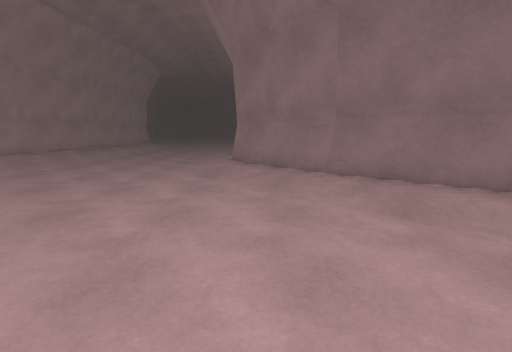
[1] (above)

19 first-person views from a walk through a Unity game level. The camera is 1.4 m above the floor, tilts 10° down and sees 90° across. The floor is counted in squares, 1 m on a side. Each view is taken from the middle of a square. On the plan, view 1 faces up. The plan holds only what a view shows up to about 13 squares ahead; the rest is blank. The place goes on beyond the plan. The player is left out.

[2]
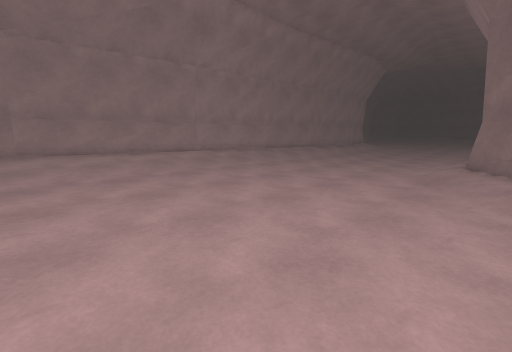

[3]
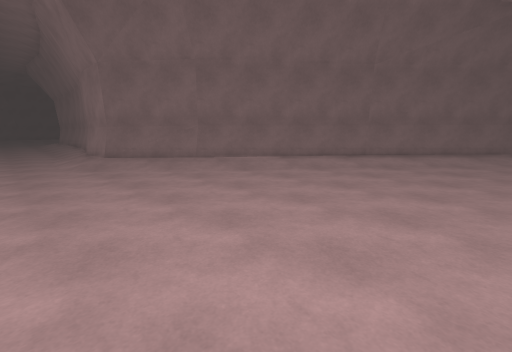

[4]
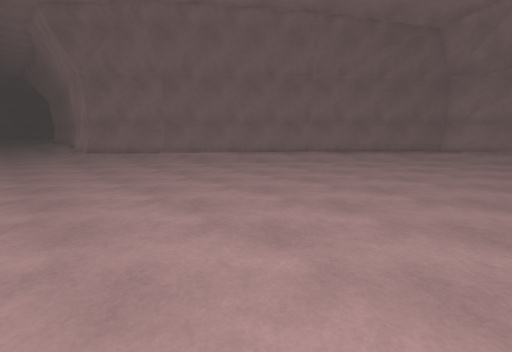

[5]
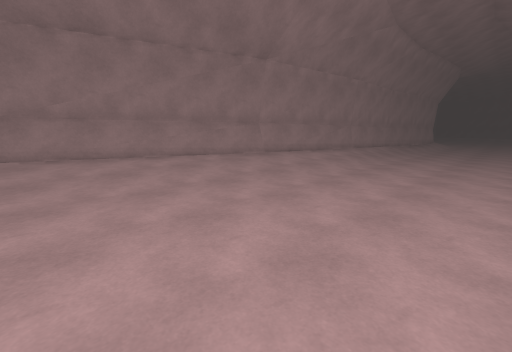

[6]
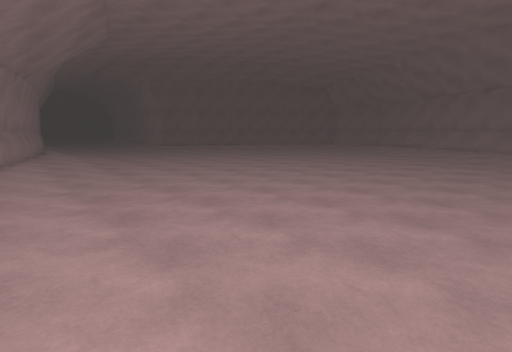

[7]
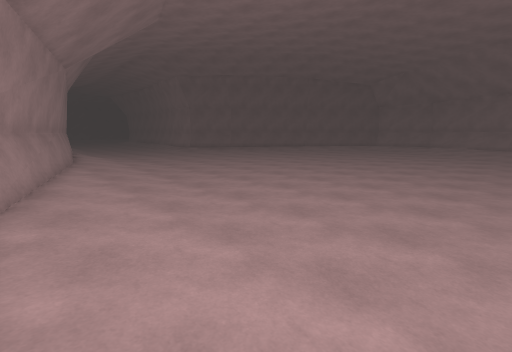

[8]
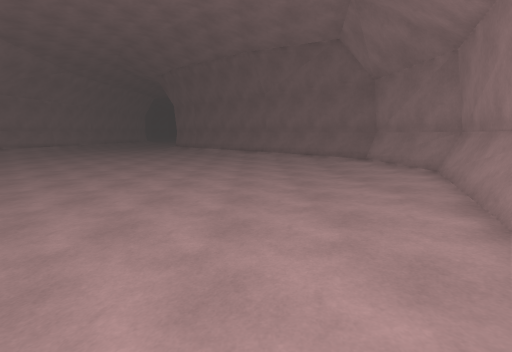

[9]
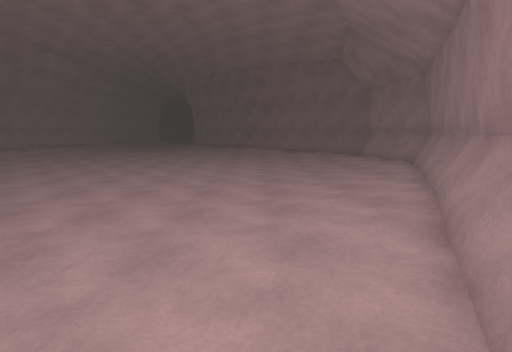

[10]
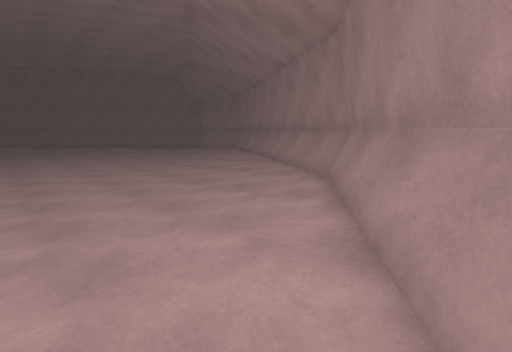

[11]
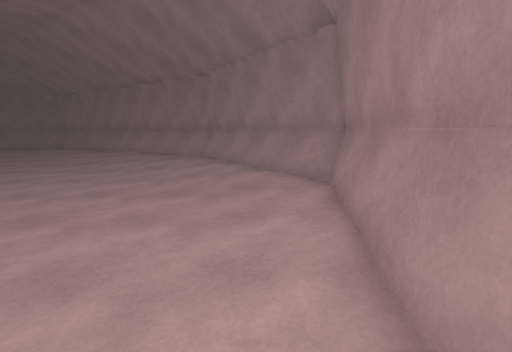

[12]
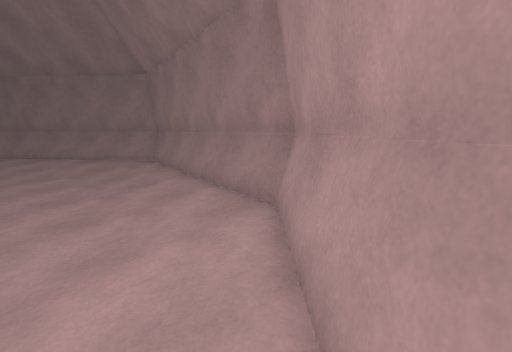

[13]
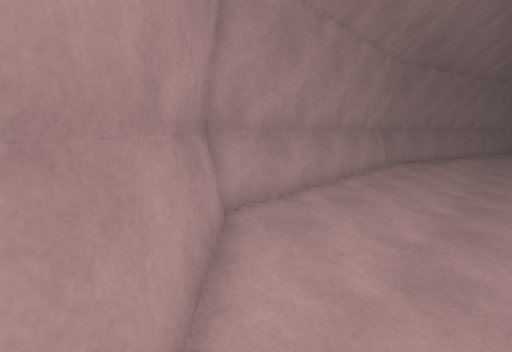

[14]
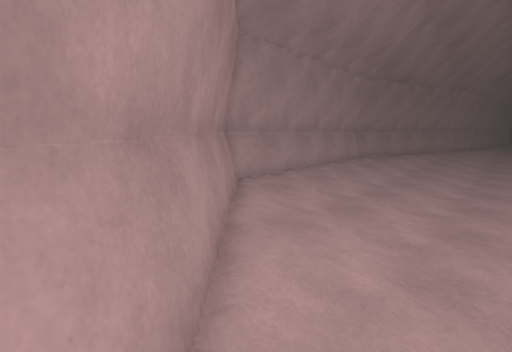

[15]
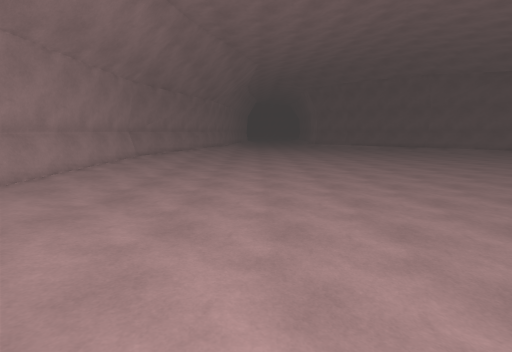

[16]
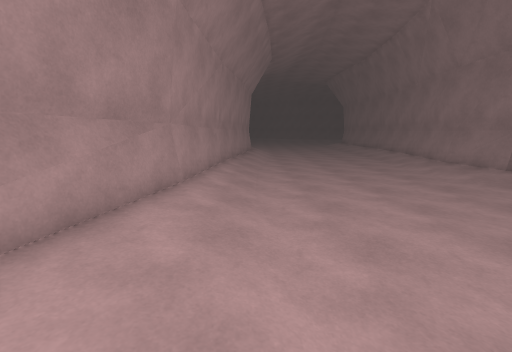

[17]
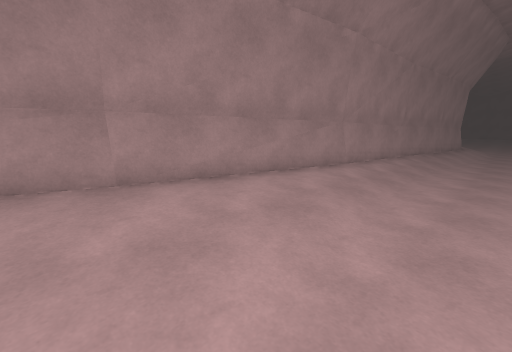

[18]
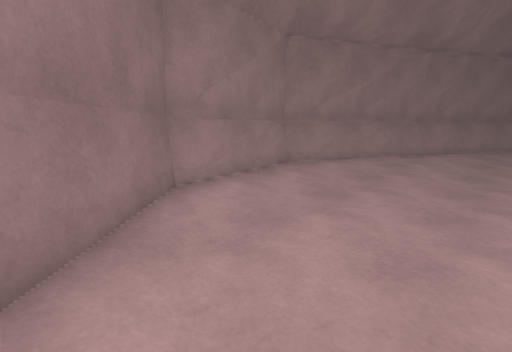

[19]
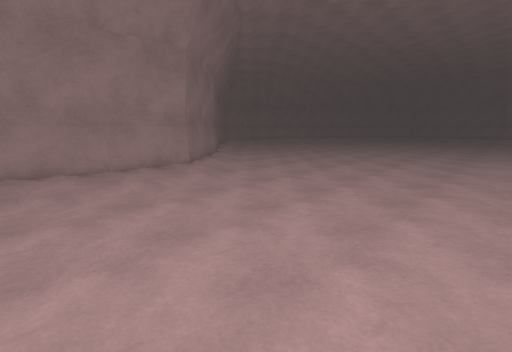

### Floor plan
Key: @ floor where view 1 was taken; # wall or solid block; . main floor; : floor 0.25 m higher than the main floor; - floor 0.25 m lower than the main floor; + floor 0.5 m higher than the main floor; / step, stairs or slope; = window, fence, low wall or low ledge.
Columns run from 15 left of view 1 to 13 right of it. Each row starts with its distance up from view 1.
 14      #/..---../#
 13      #/..---./##
 12     ##...---./#
 11     #/...--../#
 10     #/......./#
  9     #/......./##
  8     #/......../##
  7     #/........./##
  6     #/........../##
  5     #:/........../##
  4    ##:/.........../###
  3    #+:/............//##
  2    #+::.............//##
  1    #+::.............../##
  0    #+::........@......./##
 -1   ##+::................./##
 -2   #+:::................../##
 -3   #+::..................../##
 -4  ##+::....................::#
 -5  #++::....................::#
 -6  #+:::....................::#
 -7 ##+::::..................:::#
 -8 #++::::..................::+#
 -9 #++::::.................:::/#
-10 #++:::::..............::::+##
-11 #+::::::.............::::+/#
-12 #+::::::............:::::+##
-13 #+:::::::.........::::::+=#
-14 #+/::::::........::::::++##
-15 #+/:::::::......:::::::+##
-16 #+/:::::::...:::::::::++#
-17 ##+/:::::::::::::::::++##
-18  ##++/:::::::::::::::+=#
-19   ##++::::::::::::::++##
-20    ##++:::::::::::+++##
-21     ##++/::::::::++###
-22      ##++++:/:::++##
-23       ######++++/##
-24            #######

Where each view was taken, in squares from view 1:
view 1: 0 up, 0 right, facing up
view 2: 0 up, 0 right, facing up-left
view 3: 3 down, 4 left, facing up-right
view 4: 6 down, 4 left, facing up-right
view 5: 8 down, 4 left, facing up-left
view 6: 17 down, 13 left, facing up-right
view 7: 13 down, 14 left, facing up-right
view 8: 16 down, 7 right, facing up
view 9: 19 down, 6 right, facing up
view 10: 23 down, 0 right, facing up-right
view 11: 22 down, 6 left, facing right
view 12: 19 down, 11 left, facing down-right
view 13: 19 down, 11 left, facing up-left
view 14: 21 down, 9 left, facing up-left
view 15: 22 down, 8 left, facing up
view 16: 1 up, 9 left, facing up
view 17: 1 down, 7 left, facing up-left
view 18: 1 down, 8 right, facing down-right
view 19: 14 up, 9 left, facing down-right
